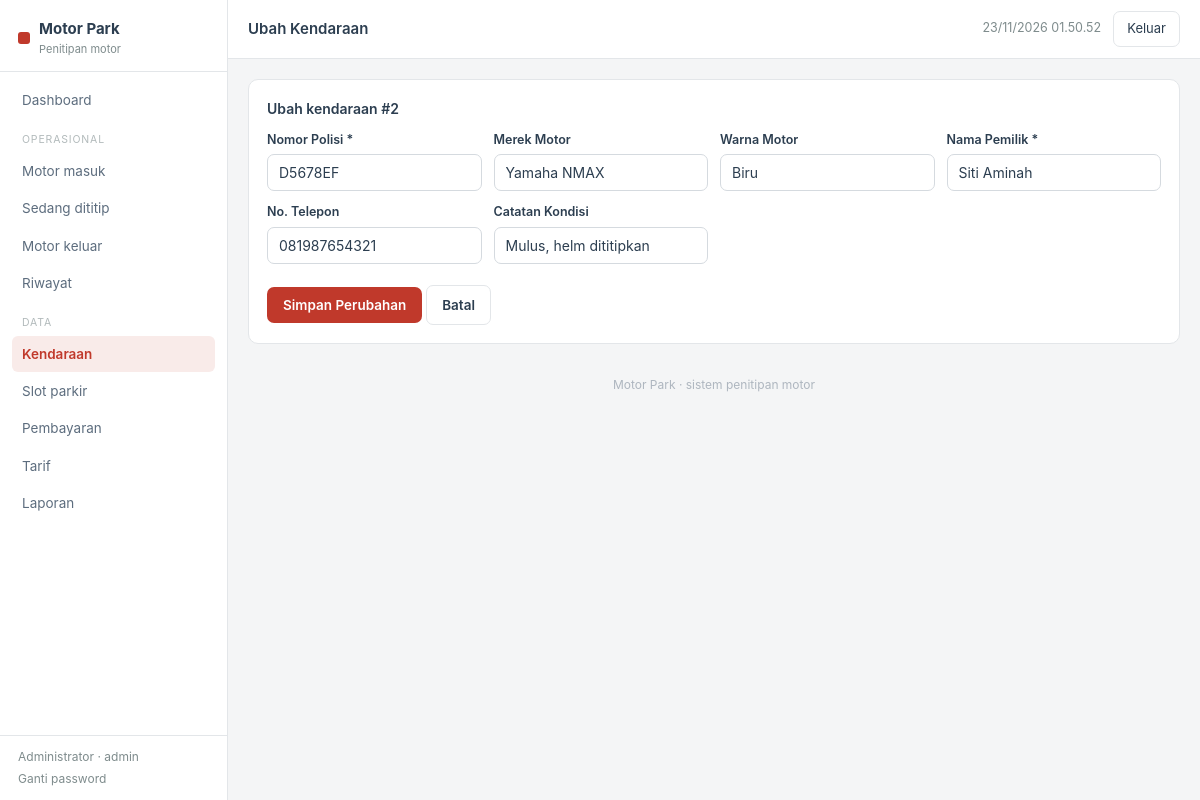
Screenshot of /kendaraan/edit.php?id=2 (signed in) with the database file from the repository.
### tables this page shows
CREATE TABLE IF NOT EXISTS `kendaraan` (
  `id` INT UNSIGNED NOT NULL AUTO_INCREMENT,
  `nopol` VARCHAR(20) NOT NULL COMMENT 'Nomor polisi, huruf besar tanpa spasi ganda',
  `merek` VARCHAR(50) DEFAULT NULL,
  `warna` VARCHAR(30) DEFAULT NULL,
  `nama_pemilik` VARCHAR(100) NOT NULL,
  `no_telp` VARCHAR(20) DEFAULT NULL,
  `catatan_kondisi` TEXT DEFAULT NULL,
  `created_at` TIMESTAMP NOT NULL DEFAULT CURRENT_TIMESTAMP,
  `updated_at` TIMESTAMP NOT NULL DEFAULT CURRENT_TIMESTAMP ON UPDATE CURRENT_TIMESTAMP,
  PRIMARY KEY (`id`),
  UNIQUE KEY `uq_nopol` (`nopol`),
  KEY `idx_nopol` (`nopol`),
  KEY `idx_pemilik` (`nama_pemilik`)
);

### config/functions.php (called while the page is built, shortened)
<?php
function e($str) {
    return htmlspecialchars((string)($str ?? ''), ENT_QUOTES, 'UTF-8');
}

### kendaraan/edit.php (the view, shortened to what this page needs)
<?php
require_once __DIR__ . '/../includes/header.php';
$id = (int)($_GET['id'] ?? 0);
$stmt = $pdo->prepare("SELECT * FROM kendaraan WHERE id=? LIMIT 1");
$stmt->execute([$id]);
$k = $stmt->fetch();
?>
<div class="panel">
  <h3>Ubah kendaraan #<?= (int)$k['id'] ?></h3>
  <form method="post">
    <div class="form-grid">
      <div><label>Nomor Polisi *</label><input class="nopol-input" name="nopol" required value="<?= e($k['nopol']) ?>"></div>
      <div><label>Merek Motor</label><input name="merek" value="<?= e($k['merek']) ?>"></div>
      <div><label>Warna Motor</label><input name="warna" value="<?= e($k['warna']) ?>"></div>
      <div><label>Nama Pemilik *</label><input name="nama_pemilik" required value="<?= e($k['nama_pemilik']) ?>"></div>
      <div><label>No. Telepon</label><input name="no_telp" value="<?= e($k['no_telp']) ?>"></div>
      <div><label>Catatan Kondisi</label><input name="catatan_kondisi" value="<?= e($k['catatan_kondisi']) ?>"></div>
    </div>
    <br>
    <button class="btn btn-red" type="submit">Simpan Perubahan</button>
    <a class="btn btn-grey" href="detail.php?id=<?= (int)$k['id'] ?>">Batal</a>
  </form>
</div>
<?php require_once __DIR__ . '/../includes/footer.php'; ?>

### assets/css/style.css (style rules this page uses)
:root { --red:#C0392B; --red-dark:#922B21; --red-soft:#F9EBE9; --ink:#2C3E50; --muted:#7F8C8D; --line:#E3E6E9; --bg:#F4F5F6; --white:#FFFFFF; --green:#1E8449; --green-soft:#E8F8F0; --amber:#9A7D0A; --amber-soft:#FCF3CF; }
* { box-sizing:border-box }
body { margin:0;font-family:-apple-system,"Segoe UI",Roboto,Arial,sans-serif;background:var(--bg);color:var(--ink);font-size:14px;line-height:1.5 }
a { color:var(--red);text-decoration:none }
.panel { background:var(--white);border:1px solid var(--line);border-radius:10px;padding:18px;margin-bottom:16px }
.panel h3 { margin:0 0 12px;font-size:14px;font-weight:600 }
.form-grid { display:grid;grid-template-columns:repeat(auto-fit,minmax(210px,1fr));gap:12px }
label { font-size:12.5px;font-weight:600;display:block;margin-bottom:5px }
input,select,textarea { width:100%;padding:9px 11px;border:1px solid #D5DADF;border-radius:7px;font-size:14px;font-family:inherit;background:#fff;color:var(--ink) }
.btn { display:inline-block;padding:9px 15px;border-radius:7px;border:1px solid transparent;cursor:pointer;font-size:13.5px;font-weight:600;font-family:inherit }
.btn-red { background:var(--red);color:#fff }
.btn-grey { background:#fff;border-color:var(--line);color:var(--ink) }

### rows the page displays
kendaraan: id "2", nopol "D5678EF", merek "Yamaha NMAX", warna "Biru", nama_pemilik "Siti Aminah", no_telp "081987654321", catatan_kondisi "Mulus, helm dititipkan"

### other values shown
$user['nama_lengkap'] "Administrator"
$user['role'] "admin"
$title "Ubah Kendaraan"
